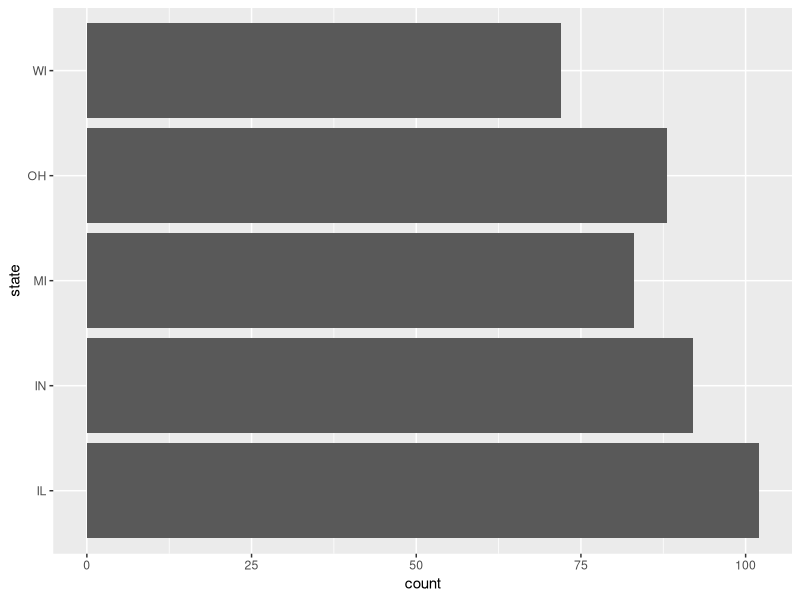
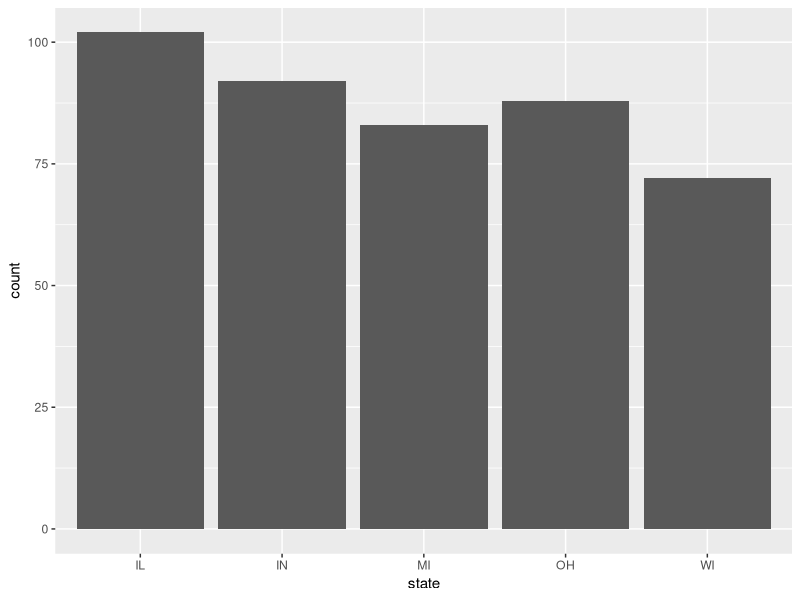
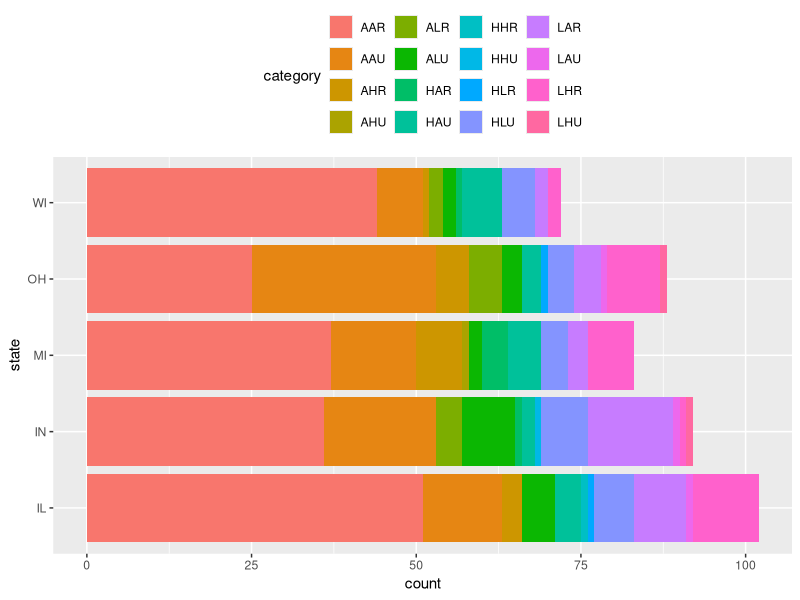
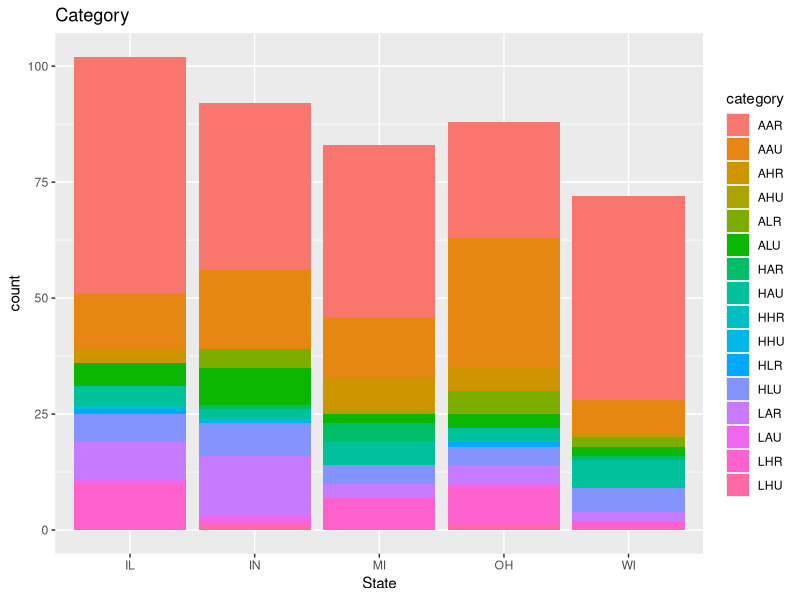
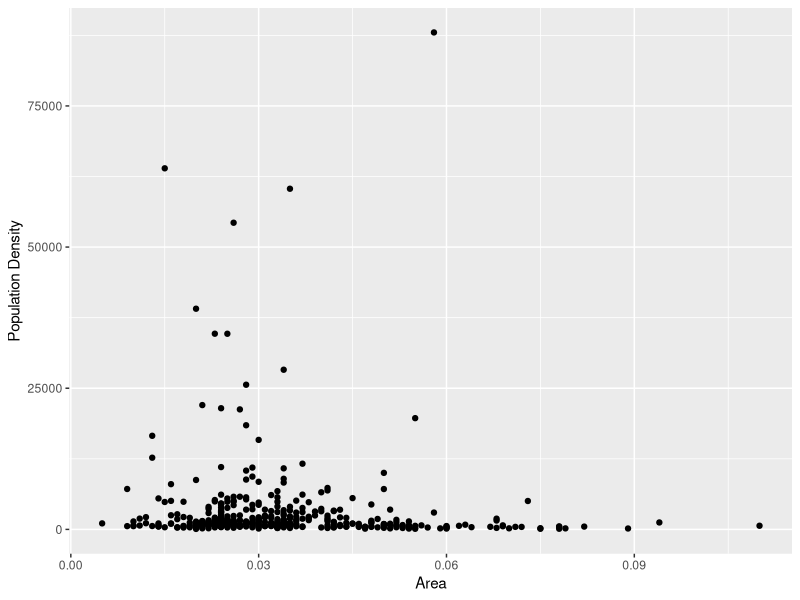
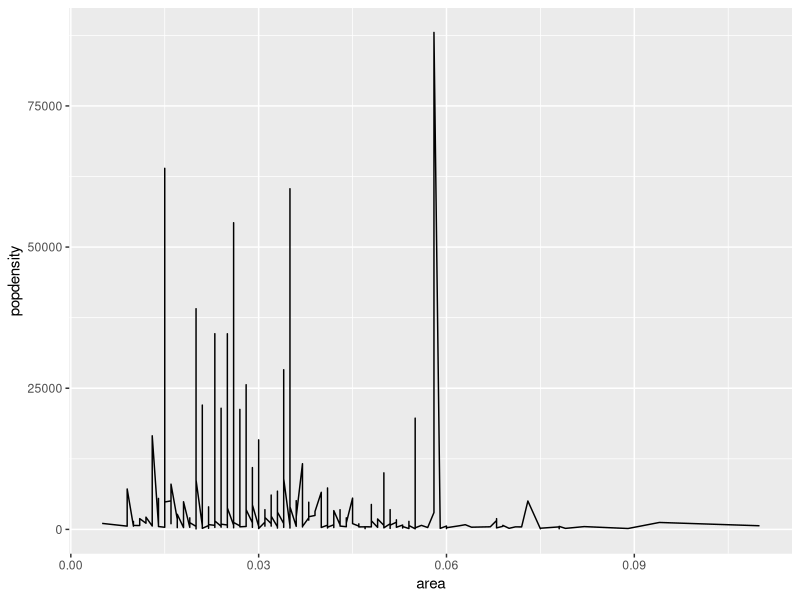
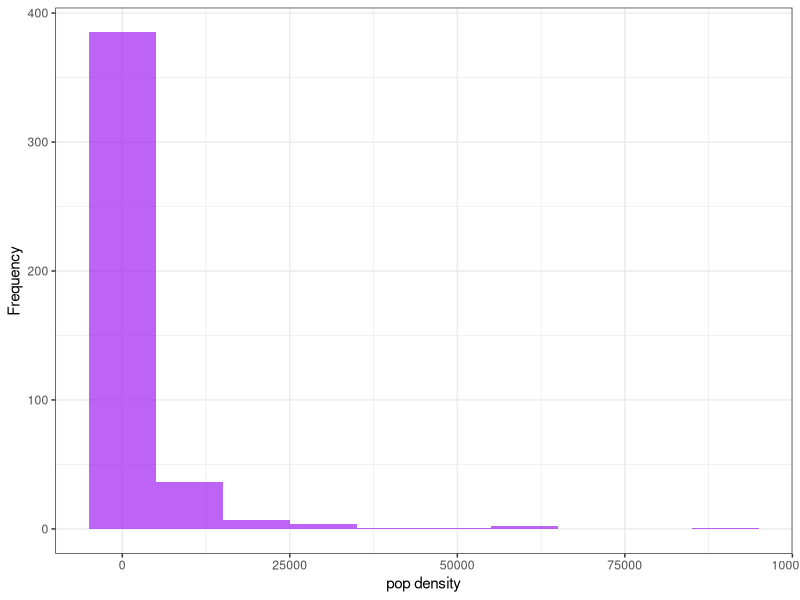

R code for these plots, in order:
#Load needed libraries
library(ggplot2)
library(tidyverse)

#Problem 1 Generate a list of datasets within R itself
ls("package:datasets")

#Problem 2 Generate a list of datasets within the package ggplot2
data(package = "ggplot2")

#Problem 3 Use head, tail, str, name, glimpse, class on a dataset of Midwest
head(midwest)
tail(midwest)
str(midwest)
names(midwest)
glimpse(midwest)
class(midwest)

#Problem 4 Create a horizontal bar chart on data in midwest
ggplot(midwest)+geom_bar(aes(y=state))

#Problem 5 Create a vertical bar chart on data in midwest
ggplot(midwest)+geom_bar(aes(y=state))+
  labs()+
  coord_flip()

#Problem 6 Create a horizontal stacked bar chart on data in midwest
ggplot(midwest, aes(y=state, fill=category))+
geom_bar(position=position_stack(reverse=TRUE))+
theme(legend.position="top")

#Problem 7 Create a vertical stacked bar chart on data in midwest
midwest$state<-factor(midwest$state)
midwest$category<-factor(midwest$category)
ggplot(data=midwest, aes(x=state, fill=category))+
  geom_bar()+
  xlab("State")+
  ggtitle("Category")

#Problem 8 Create a scatterplot on data in midwest
ggplot(midwest, aes(x=area, y=popdensity))+
  geom_point()+
  xlab("Area")+
  ylab("Population Density")

#Problem 9 Create a line chart on data in midwest
ggplot(midwest, aes(x=area, y=popdensity))+
  geom_line()

#Problem 10 Create a histogram on data in midwest
ggplot(midwest, aes(x=popdensity))+
  geom_histogram(fill="purple",alpha=0.7, binwidth=10000)+
  xlab("pop density")+
  ylab("Frequency")+
  theme_bw()
